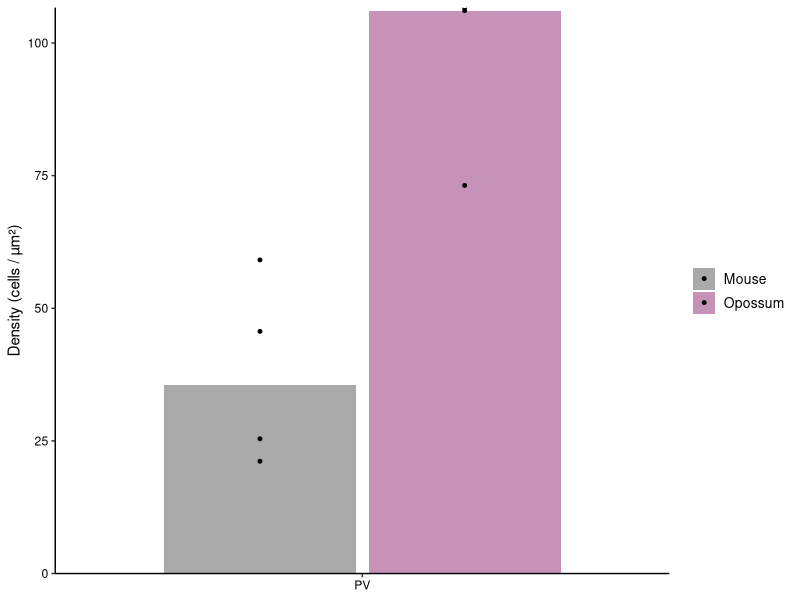
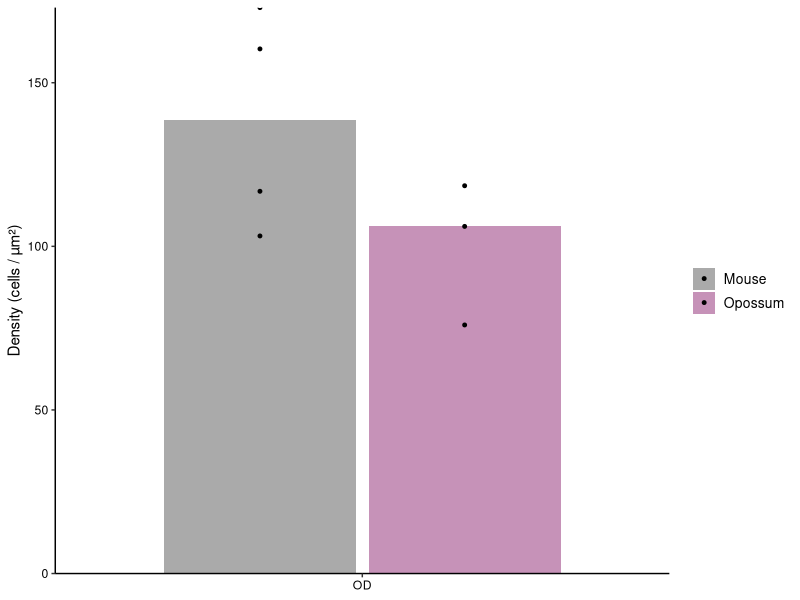
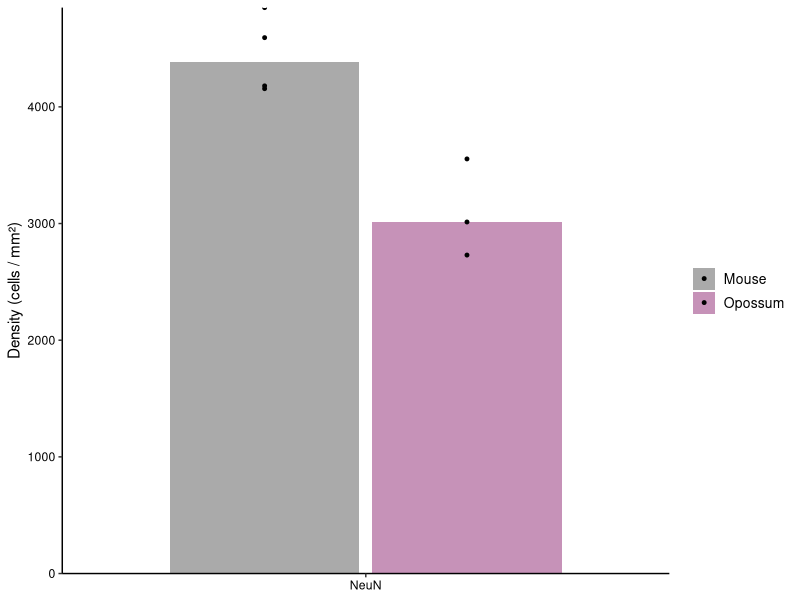

Source code (R) for these figures, in order:
## ---- chunk 1

library(ggplot2)
library(dplyr)

# Create dataframes
opossum.data <- data.frame(
  sample = paste0("Opossum_", 1:3),
  species = "Opossum",
  # OD = c(121, 158, 31),
  OD = c(80, 74, 27), 
  PV = c(72, 74, 26),
  # NeuN = c(1063, 942, 580), 
  NeuN = c(2034, 1904, 1263),
  x = c(2000, 2000, 1170),
  y = c(1500, 1550, 1350)
)

mouse.data <- data.frame(
  sample = paste0("Mouse_", 1:4),
  species = "Mouse",
  # OD = c(174, 63, 76, 98),
  OD = c(137, 39, 46, 79), 
  PV = c(39, 8, 10, 27),
  # NeuN = c(1031, 491, 523, 770), 
  NeuN = c(3551, 1580, 1910, 2098),
  x = c(2450, 1200, 1400, 1450),
  y = c(1550, 1400, 1250, 1400)
)

# Combine
all.data <- bind_rows(opossum.data, mouse.data)

# Compute area (in µm²) and densities
all.data <- all.data %>%
  mutate(
    area_mm2 = ((0.25 * x * y) / 1e6) * 0.9,
    OD_density = OD / area_mm2, 
    PV_density = PV / area_mm2, 
    NeuN_density = NeuN / area_mm2
  )

# Reshape to long format for ggplot
density.long <- all.data %>%
  select(sample, species, OD_density, PV_density, NeuN_density) %>%
  tidyr::pivot_longer(cols = c(OD_density, PV_density, NeuN_density),
                      names_to = "cell.identity",
                      values_to = "density") %>%
  mutate(cell.identity = recode(cell.identity, OD_density = "OD", PV_density = "PV", NeuN_density = "NeuN"))

density.long.pv <- density.long[density.long$cell.identity == "PV", ]
density.long.od <- density.long[density.long$cell.identity == "OD", ]
density.long.neun <- density.long[density.long$cell.identity == "NeuN", ]

# Plot PV
ggplot(density.long.pv, aes(x = factor(cell.identity, levels = c("PV")), y = density, fill = species)) +
  geom_bar(stat = "summary", fun = "median", position = position_dodge(width = 0.8), width = 0.75) +
  geom_point(position = position_dodge(width = 0.8), size = 1, colour = "black") +
  scale_y_continuous(expand = c(0, 0)) +
  scale_x_discrete(labels = c("PV")) +
  scale_fill_manual(values = c("Opossum" = "#c692b8", "Mouse" = "#aaaaaa")) +
  theme_classic() +
  theme(axis.text = element_text(color = "black"),
        legend.text = element_text(size = 10)) +
  labs(x = NULL, y = "Density (cells / µm²)", fill = NULL)

# Plot OD
ggplot(density.long.od, aes(x = factor(cell.identity, levels = c("OD")), y = density, fill = species)) +
  geom_bar(stat = "summary", fun = "median", position = position_dodge(width = 0.8), width = 0.75) +
  geom_point(position = position_dodge(width = 0.8), size = 1, colour = "black") +
  scale_y_continuous(expand = c(0, 0)) +
  scale_x_discrete(labels = c("OD")) +
  scale_fill_manual(values = c("Opossum" = "#c692b8", "Mouse" = "#aaaaaa")) +
  theme_classic() +
  theme(axis.text = element_text(color = "black"),
        legend.text = element_text(size = 10)) +
  labs(x = NULL, y = "Density (cells / µm²)", fill = NULL)

# Plot NeuN
ggplot(density.long.neun, aes(x = factor(cell.identity, levels = c("NeuN")), y = density, fill = species)) +
  geom_bar(stat = "summary", fun = "median", position = position_dodge(width = 0.8), width = 0.75) +
  geom_point(position = position_dodge(width = 0.8), size = 1, colour = "black") +
  scale_y_continuous(expand = c(0, 0)) +
  scale_x_discrete(labels = c("NeuN")) +
  scale_fill_manual(values = c("Opossum" = "#c692b8", "Mouse" = "#aaaaaa")) +
  theme_classic() +
  theme(axis.text = element_text(color = "black"),
        legend.text = element_text(size = 10)) +
  labs(x = NULL, y = "Density (cells / mm²)", fill = NULL)

